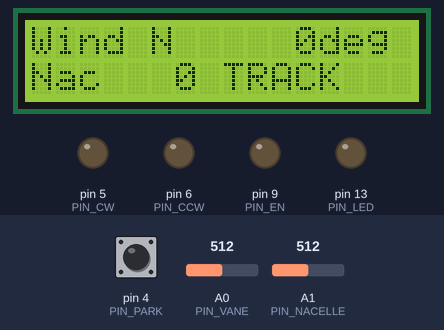
The sketch below on a simulated Arduino Uno, built with avr-gcc and run on an emulated ATmega328P. Parts: 16×2 character LCD, output pins drawn as LEDs (lit = HIGH). The test bench sets the inputs (shaded band); at power-on: pin 4 (PIN_PARK) HIGH, A0 (PIN_VANE) = 512, A1 (PIN_NACELLE) = 512. What the sketch prints to the serial monitor is not drawn.

Above: at 1.6 s.
1.7 s: pin 4 (PIN_PARK) pulled LOW for 1 s
At 2.46 s:
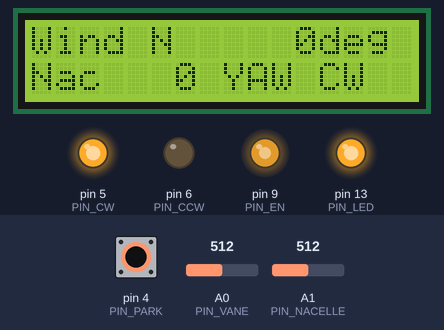
4.2 s: A0 (PIN_VANE) set to 716
At 5.9 s:
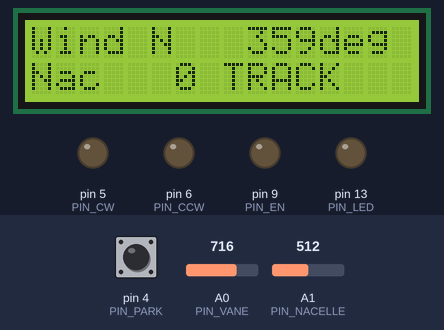
7.2 s: pin 4 (PIN_PARK) pulled LOW for 3.2 s
At 8.5 s:
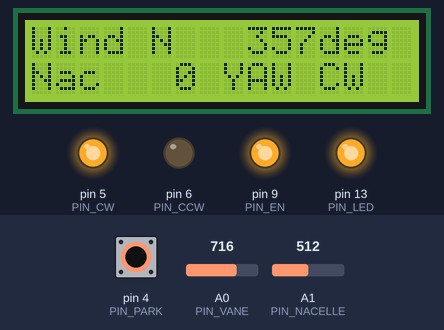
11.9 s: A0 (PIN_VANE) set to 900
At 14.7 s:
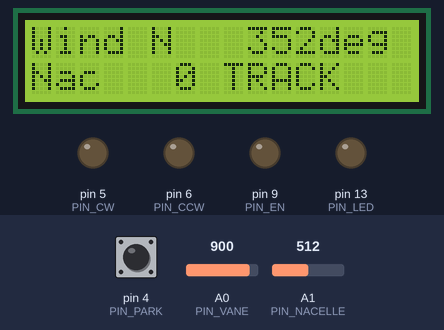
14.9 s: pin 4 (PIN_PARK) pulled LOW for 3.2 s
At 18.8 s:
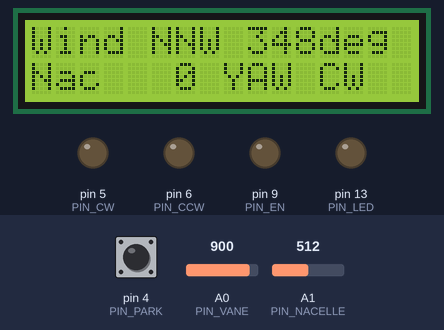
21.1 s: A1 (PIN_NACELLE) set to 350
At 29.4 s:
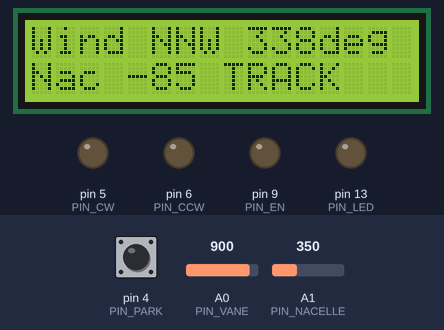
Timing chart, 0 to 32.9 s (numbered marks = the images above; inputs shaded):
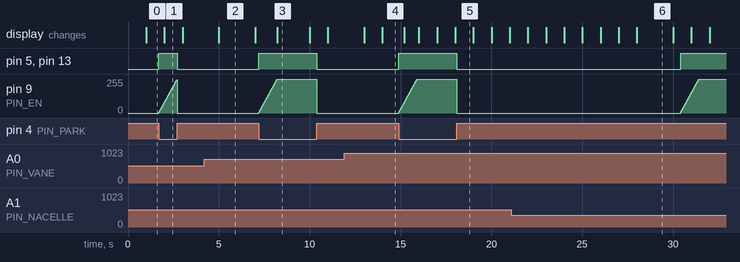

Measured:
- after the input at 1.7 s, pin 5 (PIN_CW), pin 13 (PIN_LED): LOW → HIGH at once, → LOW 1.0 s later; pin 9 (PIN_EN): rises from 0/255 to 250/255 in 0.98 s, then falls to 0/255 in 0.02 s; the display: changes after 0.31 s (image 1)
- after the input at 4.2 s, the display: changes after 0.81 s (image 2)
- after the input at 7.2 s, pin 5 (PIN_CW), pin 13 (PIN_LED): LOW → HIGH at once, → LOW 3.2 s later; pin 9 (PIN_EN): rises from 0/255 to 255/255 in 1.0 s, then falls to 0/255 in 2.2 s; the display: changes after 1.0 s (image 3)
- after the input at 11.9 s, the display: first differs from a run without the input after 2.1 s (image 4)
- after the input at 14.9 s, pin 5 (PIN_CW), pin 13 (PIN_LED): LOW → HIGH at once, → LOW 3.2 s later; pin 9 (PIN_EN): rises from 0/255 to 255/255 in 1.0 s, then falls to 0/255 in 2.2 s; the display: first changes after 0.31 s (image 5 shows a later state)
- after the input at 21.1 s, pin 5 (PIN_CW): LOW → HIGH after 9.3 s; pin 6 (PIN_CCW): stays LOW (without the input it goes to HIGH after 9.3 s)
- what the display in image 3 shows lasts 1.8 s, from 8.2 s to 10.0 s

The sketch:

wind_vane_yaw.ino
```cpp
// (licence header left out)
#include <LiquidCrystal.h>
#include <math.h>
#include <avr/wdt.h>

// ============================================================================
//  SETTINGS
// ============================================================================
#ifndef TIME_SCALE_PERCENT
#define TIME_SCALE_PERCENT 100
#endif

const float AVG_TIME_S       = 30.0f;  // direction averaging time constant
const float MIN_STEADINESS   = 0.35f;  // 0 = random wind, 1 = perfectly steady
const float START_ERROR_DEG  = 15.0f;
const float STOP_ERROR_DEG   = 5.0f;
const uint16_t START_DELAY_S = 10;
const uint16_t YAW_TIMEOUT_S = 90;     // real seconds, never scaled
const float LIMIT_DEG        = 270.0f; // cable twist limit each way
const float PARK_OFFSET_DEG  = 90.0f;

// ============================================================================
//  PINS
// ============================================================================
const uint8_t PIN_VANE = A0, PIN_NACELLE = A1, PIN_PARK = 4;
const uint8_t PIN_CW = 5, PIN_CCW = 6, PIN_EN = 9, PIN_LED = 13;

LiquidCrystal lcd(12, 11, 10, 8, 3, 2);

// SparkFun weather meter vane: resistance for each of the 16 directions.
const float VANE_R[16] = {
  33000, 6570, 8200, 891, 1000, 688, 2200, 1410,
  3900, 3140, 16000, 14120, 120000, 42120, 64900, 21880
};
const char *const DIR_NAME[16] = {
  "N", "NNE", "NE", "ENE", "E", "ESE", "SE", "SSE",
  "S", "SSW", "SW", "WSW", "W", "WNW", "NW", "NNW"
};
uint16_t vaneAdc[16];

// ============================================================================
//  STATE
// ============================================================================
enum Mode : uint8_t { M_TRACK, M_YAW_CW, M_YAW_CCW, M_FAULT };
const char *const MODE_NAME[] = { "TRACK", "YAW CW", "YAW CCW", "YAW STUCK" };

float avgX = 1, avgY = 0;         // averaged wind unit vector
float windDeg = 0, steadiness = 0;
float nacelleDeg = 0;             // -270 .. +270
float targetDeg = 0;
Mode mode = M_TRACK;
unsigned long errorSince = 0, yawStarted = 0;
bool errorActive = false;
uint8_t enPwm = 0;
int8_t lastDirIndex = 0;

// ============================================================================
//  HELPERS
// ============================================================================
static unsigned long secs(float s) { return (unsigned long)(s * 1000.0f * TIME_SCALE_PERCENT / 100.0f); }
static bool since(unsigned long t0, unsigned long d) { return (millis() - t0) >= d; }

static void logMsg(const char *msg) {
  Serial.print(F("["));
  Serial.print(millis() / 1000UL);
  Serial.print(F("s] "));
  Serial.println(msg);
}

static float wrap360(float a) {
  while (a < 0) a += 360.0f;
  while (a >= 360.0f) a -= 360.0f;
  return a;
}

// Of the angles equal to `heading` (mod 360) that lie inside the cable
// limit, return the one closest to the current nacelle angle.
static float bestTarget(float heading) {
  float best = 0, bestDist = 1e9;
  for (int k = -2; k <= 2; k++) {
    float cand = wrap360(heading) + 360.0f * k;
    if (cand < -LIMIT_DEG || cand > LIMIT_DEG) continue;
    float d = fabs(cand - nacelleDeg);
    if (d < bestDist) { bestDist = d; best = cand; }
  }
  return best;
}

// ============================================================================
//  SENSING
// ============================================================================
static int8_t readVaneIndex() {
  uint16_t adc = analogRead(PIN_VANE);
  int8_t best = -1;
  uint16_t bestDiff = 0xFFFF;
  for (uint8_t i = 0; i < 16; i++) {
    uint16_t d = adc > vaneAdc[i] ? adc - vaneAdc[i] : vaneAdc[i] - adc;
    if (d < bestDiff) { bestDiff = d; best = i; }
  }
  // Reading far from every position = open or shorted vane: ignore it.
  return bestDiff > 25 ? -1 : best;
}

static void sense() {
  static unsigned long last = 0;
  if (!since(last, 100)) return;
  float dt = (millis() - last) / 1000.0f;
  last = millis();

  int8_t idx = readVaneIndex();
  if (idx >= 0) {
    lastDirIndex = idx;
    float a = idx * 22.5f * DEG_TO_RAD;
    float k = dt * 1000.0f / (float)secs(AVG_TIME_S);
    if (k > 1) k = 1;
    avgX += k * (cos(a) - avgX);
    avgY += k * (sin(a) - avgY);
  }
  windDeg = wrap360(atan2(avgY, avgX) * RAD_TO_DEG);
  steadiness = sqrt(avgX * avgX + avgY * avgY);

  nacelleDeg = (analogRead(PIN_NACELLE) / 1023.0f) * (2 * LIMIT_DEG) - LIMIT_DEG;
}

// ============================================================================
//  CONTROL
// ============================================================================
static void setMode(Mode m) {
  if (m == mode) return;
  mode = m;
  char buf[48], w[8], t[8];
  dtostrf(windDeg, 1, 0, w);
  dtostrf(targetDeg, 1, 0, t);
  snprintf(buf, sizeof(buf), "%s (wind %s, target %s)", MODE_NAME[m], w, t);
  logMsg(buf);
  if (m == M_YAW_CW || m == M_YAW_CCW) yawStarted = millis();
}

static void control() {
  if (mode == M_FAULT) return;              // latched until reset / power cycle

  bool park = digitalRead(PIN_PARK) == LOW;
  float heading = park ? windDeg + PARK_OFFSET_DEG : windDeg;
  bool windUsable = steadiness >= MIN_STEADINESS || park;

  float err;
  if (mode == M_TRACK) {
    targetDeg = bestTarget(heading);
    err = targetDeg - nacelleDeg;
    bool big = windUsable && fabs(err) > START_ERROR_DEG;
    if (big && !errorActive) errorSince = millis();
    errorActive = big;
    // PARK reacts at once; normal tracking waits so gusts don't move it.
    if (big && (park || since(errorSince, secs(START_DELAY_S)))) {
      setMode(err > 0 ? M_YAW_CW : M_YAW_CCW);
    }
  } else {
    // Keep following the average while turning (it is still settling),
    // but stay on the same turn: pick the equivalent angle nearest the
    // current target, inside the cable limit.
    float best = targetDeg, bestDist = 1e9;
    for (int k = -2; k <= 2; k++) {
      float cand = wrap360(heading) + 360.0f * k;
      if (cand < -LIMIT_DEG || cand > LIMIT_DEG) continue;
      float d = fabs(cand - targetDeg);
      if (d < bestDist) { bestDist = d; best = cand; }
    }
    if (windUsable) targetDeg = best;
    err = targetDeg - nacelleDeg;
    bool done = fabs(err) < STOP_ERROR_DEG ||
                (mode == M_YAW_CW && err < 0) || (mode == M_YAW_CCW && err > 0);
    bool atLimit = (mode == M_YAW_CW && nacelleDeg >= LIMIT_DEG - 2) ||
                   (mode == M_YAW_CCW && nacelleDeg <= -LIMIT_DEG + 2);
    if (done || atLimit) {
      errorActive = false;
      setMode(M_TRACK);
    } else if (since(yawStarted, YAW_TIMEOUT_S * 1000UL)) {
      setMode(M_FAULT);
    }
  }
}

static void drive() {
  static unsigned long lastRamp = 0;
  bool moving = mode == M_YAW_CW || mode == M_YAW_CCW;
  if (!moving) enPwm = 0;
  else if (since(lastRamp, 20) && enPwm < 255) {   // ~1 s soft start
    lastRamp = millis();
    enPwm = enPwm > 250 ? 255 : enPwm + 5;
  }
  digitalWrite(PIN_CW, mode == M_YAW_CW);
  digitalWrite(PIN_CCW, mode == M_YAW_CCW);
  analogWrite(PIN_EN, enPwm);
  unsigned long t = millis();
  digitalWrite(PIN_LED, mode == M_FAULT ? (t / 200) & 1 : moving);
}

static void report() {
  static unsigned long last = 0;
  if (!since(last, 1000)) return;
  last = millis();
  char line[17], w[6], n[6];
  dtostrf(windDeg, 3, 0, w);
  snprintf(line, sizeof(line), "Wind %-3s %sdeg  ", DIR_NAME[(int)((windDeg + 11.25f) / 22.5f) % 16], w);
  lcd.setCursor(0, 0);
  lcd.print(line);
  dtostrf(nacelleDeg, 4, 0, n);
  snprintf(line, sizeof(line), "Nac%s %-9s", n, MODE_NAME[mode]);
  lcd.setCursor(0, 1);
  lcd.print(line);

  // DATA,seconds,wind_deg,steadiness,nacelle_deg,target_deg,mode
  Serial.print(F("DATA,"));
  Serial.print(millis() / 1000UL);
  Serial.print(','); Serial.print(windDeg, 0);
  Serial.print(','); Serial.print(steadiness, 2);
  Serial.print(','); Serial.print(nacelleDeg, 0);
  Serial.print(','); Serial.print(targetDeg, 0);
  Serial.print(','); Serial.println(MODE_NAME[mode]);
}

// ============================================================================
//  ARDUINO
// ============================================================================
void setup() {
  MCUSR = 0;
  wdt_disable();
  pinMode(PIN_CW, OUTPUT);
  pinMode(PIN_CCW, OUTPUT);
  pinMode(PIN_EN, OUTPUT);
  pinMode(PIN_LED, OUTPUT);
  pinMode(PIN_PARK, INPUT_PULLUP);
  Serial.begin(9600);
  lcd.begin(16, 2);
  lcd.print("Wind Vane + Yaw");

  for (uint8_t i = 0; i < 16; i++) {
    vaneAdc[i] = (uint16_t)(1023.0f * VANE_R[i] / (VANE_R[i] + 10000.0f) + 0.5f);
  }
  // Start the average at the current reading.
  int8_t idx = readVaneIndex();
  if (idx < 0) idx = 0;
  avgX = cos(idx * 22.5f * DEG_TO_RAD);
  avgY = sin(idx * 22.5f * DEG_TO_RAD);
  logMsg("Wind vane + yaw controller v1.0");
  Serial.println(F("DATA,seconds,wind_deg,steadiness,nacelle_deg,target_deg,mode"));
  wdt_enable(WDTO_2S);
}

void loop() {
  wdt_reset();
  sense();
  control();
  drive();
  report();
}
```
